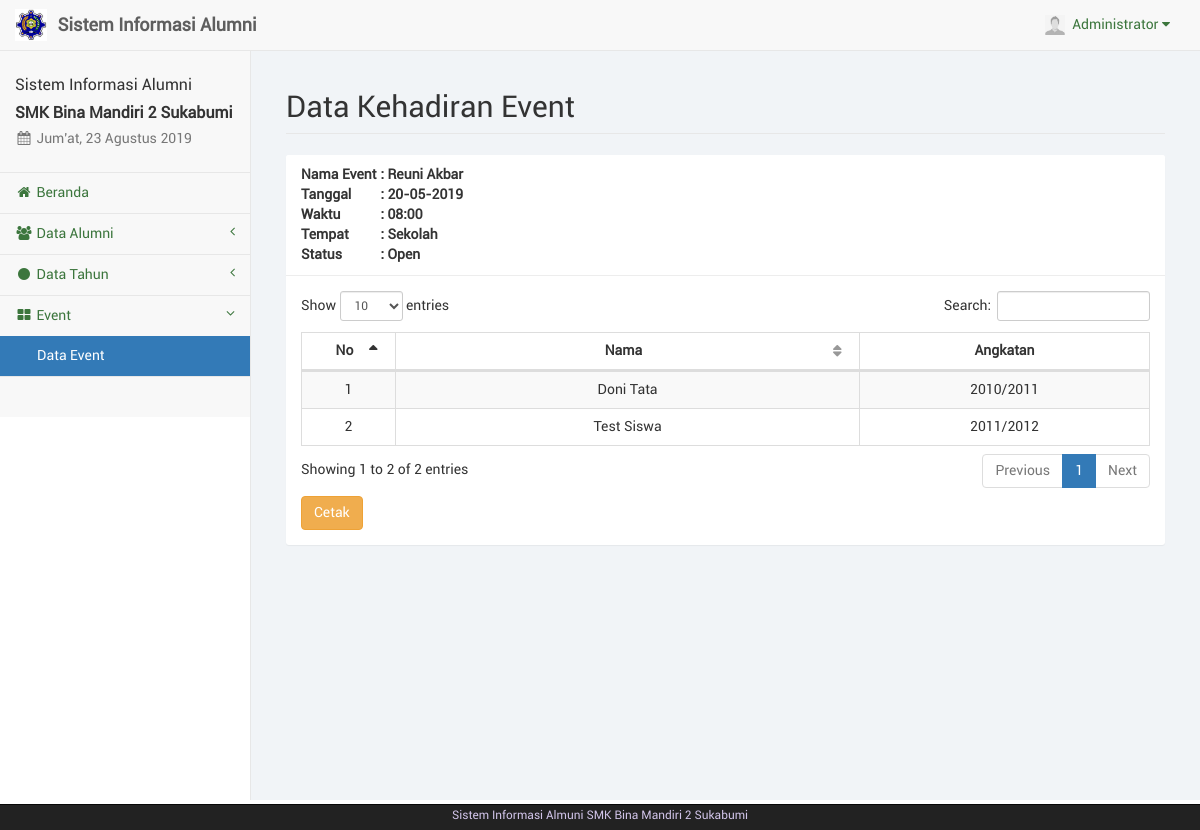
Screenshot of /event_detail.php?eve=1 (signed in) with the database file from the repository.
### tables this page shows
CREATE TABLE IF NOT EXISTS `event` (
  `id_event` int(11) NOT NULL,
  `nama_event` varchar(50) NOT NULL,
  `tgl_event` date NOT NULL,
  `tempat_event` varchar(50) NOT NULL,
  `waktu_event` varchar(20) NOT NULL,
  `batas_daftar` date NOT NULL,
  `keterangan` text NOT NULL,
  `status` varchar(20) NOT NULL,
  `id_adm` int(11) NOT NULL
);

CREATE TABLE IF NOT EXISTS `alumni` (
  `nis` varchar(20) NOT NULL,
  `nama` varchar(50) NOT NULL,
  `id_thn` int(11) NOT NULL,
  `jns_kelamin` varchar(20) NOT NULL,
  `tmpt_lahir` varchar(50) NOT NULL,
  `tgl_lahir` date NOT NULL,
  `telp` varchar(20) NOT NULL,
  `pekerjaan` varchar(50) NOT NULL,
  `alamat` text NOT NULL,
  `foto` text NOT NULL,
  `password` text NOT NULL
);

CREATE TABLE IF NOT EXISTS `tahun` (
  `id_thn` int(11) NOT NULL,
  `nama_thn` varchar(50) NOT NULL
);

### sess_check.php (called while the page is built, shortened)
<?php
	$chk_sess = $_SESSION['admin'];
	include("dist/config/koneksi.php");
	include("dist/config/library.php");
	$sql_sess = "SELECT * FROM admin WHERE id_adm='". $chk_sess ."'";
	$ress_sess = mysqli_query($conn, $sql_sess);
	$row_sess = mysqli_fetch_array($ress_sess);
	$sess_admname = $row_sess['nama_adm'];
	$sess_admfoto = $row_sess['foto_adm'];
?>

### dist/config/library.php (called while the page is built, shortened)
<?php
function IndonesiaTgl($tanggal){
	$tgl=substr($tanggal,8,2);
	$bln=substr($tanggal,5,2);
	$thn=substr($tanggal,0,4);
	$tanggal="$tgl-$bln-$thn";
	return $tanggal;
}
?>

### event_detail.php (the view, shortened to what this page needs)
<?php
	include("sess_check.php");
	if(isset($_GET['eve'])) {
		$id = $_GET['eve'];
		$sql = "SELECT * FROM event WHERE id_event='". $_GET['eve'] ."'";
		$ress = mysqli_query($conn, $sql);
		$data = mysqli_fetch_array($ress);
	}
	$pagedesc = "Data Event";
	$menuparent = "event";
	include("layout_top.php");
?>
		<div id="page-wrapper">
            <div class="container-fluid">
                <div class="row">
                    <div class="col-lg-12">
                        <h1 class="page-header">Data Kehadiran Event</h1>
                    </div>
                </div>
				<div class="row">
					<div class="col-lg-12"><?php include("layout_alert.php"); ?></div>
				</div>
				<div class="row">
					<div class="col-lg-12">
						<div class="panel panel-default">
							<div class="panel-heading">
								<table class="table-borderless">
										<tr>
											<th width="10%">Nama Event</th>
											<th width="85%">: <?php echo $data['nama_event'];?></th>
										</tr>
										<tr>
											<th width="10%">Tanggal</th>
											<th width="85%">: <?php echo IndonesiaTgl($data['tgl_event']);?></th>
										</tr>
										<tr>
											<th width="10%">Waktu</th>
											<th width="85%">: <?php echo $data['waktu_event'];?></th>
										</tr>
										<tr>
											<th width="10%">Tempat</th>
											<th width="85%">: <?php echo $data['tempat_event'];?></th>
										</tr>
										<tr>
											<th width="10%">Status</th>
											<th width="85%">: <?php echo $data['status'];?></th>
										</tr>
								</table>
							</div>
							<div class="panel-body">
								<table class="table table-striped table-bordered table-hover" id="tabel-data">
									<thead>
										<tr>
											<th width="1%">No</th>
											<th width="10%">Nama</th>
											<th width="5%">Angkatan</th>
										</tr>
									</thead>
									<tbody>
										<?php
											$i = 1;
											$sql = "SELECT event.*, temp_event.*, alumni.*, tahun.* FROM event, temp_event, alumni, tahun
													WHERE event.id_event=temp_event.id_event AND temp_event.nis=alumni.nis AND alumni.id_thn=tahun.id_thn
													AND event.id_event='$id' ORDER BY alumni.nama ASC";
											$ress = mysqli_query($conn, $sql);
											while($data = mysqli_fetch_array($ress)) {
												echo '<tr>';
												echo '<td class="text-center">'. $i .'</td>';
												echo '<td class="text-center">'. $data['nama'] .'</td>';
												echo '<td class="text-center">'. $data['nama_thn'] .'</td>';
												echo '</tr>';
												$i++;
											}
										?>
									</tbody>
								</table>
							<div>
								<a href="event_detail_cetak.php?id=<?php echo $id;?>" target="_blank" class="btn btn-warning">Cetak</a>
							</div>
							</div>
						</div>
					</div>
				</div>
            </div>
        </div>
<?php
	include("layout_bottom.php");
?>

### layout_top.php (shortened to what this page needs)
<?php
	$haries = array("Sunday" => "Minggu", "Monday" => "Senin", "Tuesday" => "Selasa", "Wednesday" => "Rabu", "Thursday" => "Kamis", "Friday" => "Jum'at", "Saturday" => "Sabtu");
	$bulans = array("", "Januari", "Februari", "Maret", "April", "Mei", "Juni", "Juli", "Agustus", "September", "Oktober", "November", "Desember");
	$hari_ini = $haries[date("l")];
	$bulan_ini = $bulans[date("n")];
	$tanggal = date("d");
	$tahun = date("Y");
?>
<!DOCTYPE html>
<html lang="en">
<head>
	<link href="libs/bootstrap/dist/css/bootstrap.min.css" rel="stylesheet">
	<link href="libs/metisMenu/dist/metisMenu.min.css" rel="stylesheet">
    <link href="libs/datatables-plugins/integration/bootstrap/3/dataTables.bootstrap.css" rel="stylesheet">
    <link href="libs/datatables-responsive/css/dataTables.responsive.css" rel="stylesheet">
	<link href="dist/css/sb-admin-2.css" rel="stylesheet">
	<link href="dist/css/offline-font.css" rel="stylesheet">
	<link href="dist/css/custom.css" rel="stylesheet">
	<link href="libs/font-awesome/css/font-awesome.min.css" rel="stylesheet" type="text/css">
</head>
<body>
    <div id="wrapper">
        <nav class="navbar navbar-default navbar-static-top" role="navigation" style="margin-bottom: 0">
            <div class="navbar-header">
				<a class="navbar-brand hidden-xs" href="index.php">
					<img src="foto/bm.jpg" alt="brand" width="32" class="float-left image-brand">
					<div class="float-right">&nbsp;<strong>Sistem Informasi Alumni</strong></div>
				</a>
			</div>
            <ul class="nav navbar-top-links navbar-right">
				<li class="dropdown dropdown-right">
					<a class="dropdown-toggle" data-toggle="dropdown" href="#">
						<img src="foto/<?php echo $sess_admfoto;?>" width="20px" height="20px" padding="0px">&nbsp;&nbsp;<?php echo ucfirst($sess_admname); ?>&nbsp;<i class="fa fa-caret-down"></i>
					</a>
				</li>
			</ul>
            <div class="navbar-default sidebar" role="navigation">
                <div class="sidebar-nav navbar-collapse">
                    <ul class="nav" id="side-menu">
                        <li class="sidebar-search">
							<h4>Sistem Informasi Alumni</h4>
							<h4><b>SMK Bina Mandiri 2 Sukabumi</b></h4>
							<h5 class="text-muted"><i class="fa fa-calendar fa-fw"></i>&nbsp;<?php echo $hari_ini.", ".$tanggal." ".$bulan_ini." ".$tahun ?></h5>
						</li>
						<?php
							if($pagedesc == "Beranda") {
								echo '<li><a href="index.php" class="active"><i class="fa fa-home fa-fw"></i>&nbsp;Beranda</a></li>';
							}
							else {
								echo '<li><a href="index.php"><i class="fa fa-home fa-fw"></i>&nbsp;Beranda</a></li>';
							}
							if(isset($menuparent) && $menuparent == "alumni") {
								echo '<li class="active">';
							}
							else {
								echo '<li>';
							}
						?>
							<a href="#"><i class="fa fa-group fa-fw"></i>&nbsp;Data Alumni<span class="fa arrow"></span></a>
						<?php
							if(isset($menuparent) && $menuparent == "tahun") {
								echo '<li class="active">';
							}
							else {
								echo '<li>';
							}
						?>
							<a href="#"><i class="fa fa-circle fa-fw"></i>&nbsp;Data Tahun<span class="fa arrow"></span></a>
						<?php
							if(isset($menuparent) && $menuparent == "event") {
								echo '<li class="active">';
							}
							else {
								echo '<li>';
							}
						?>
							<a href="#"><i class="fa fa-th-large fa-fw"></i>&nbsp;Event<span class="fa arrow"></span></a>
							<ul class="nav nav-second-level">
								<?php
									if($pagedesc == "Data Event") {
										echo '<li><a href="event.php" class="active">Data Event</a></li>';
									}
									else {
										echo '<li><a href="event.php">Data Event</a></li>';
									}
								?>
							</ul>
						</li>
	                </ul>
                </div>
            </div>
        </nav>

### rows the page displays
event: nama_event "Reuni Akbar", tgl_event "20-05-2019", waktu_event "08:00", tempat_event "Sekolah", status "Open", alumni.nama "Doni Tata", tahun.nama_thn "2010/2011", alumni.nama "Test Siswa", tahun.nama_thn "2011/2012"

### other values shown
$sess_admname "Administrator"
